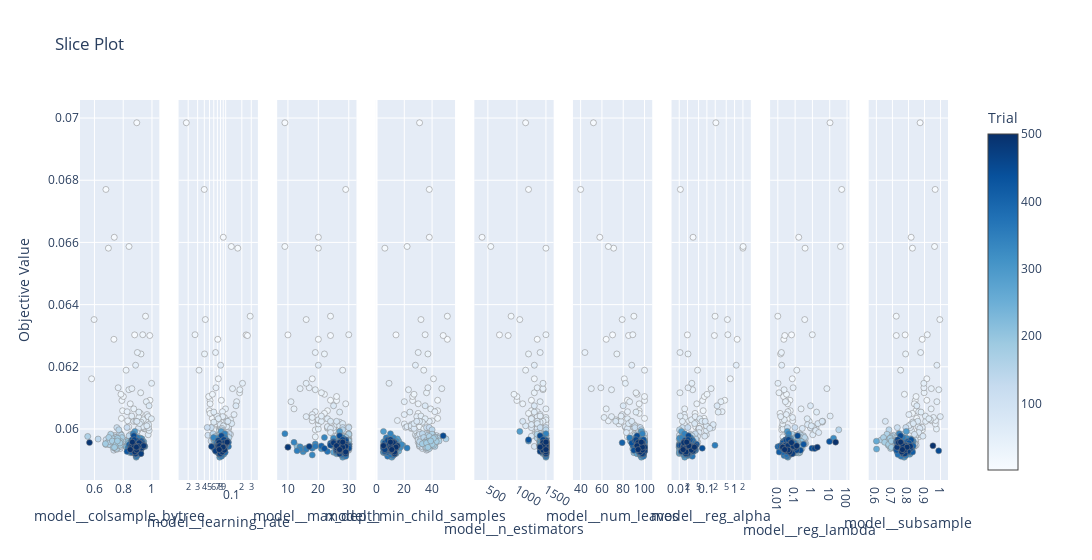

Notebook cell for this chart:
### Code cell
fig4 = optuna.visualization.plot_slice(loaded_study)
fig4.show()

### Figure 1 — Plotly figure (JSON) as saved in the notebook; plotly's stock layout.template omitted (floating-point values rounded to 4 significant figures; data arrays with more than 128 entries replaced by an {"elided": "..."} marker saying what was removed)
{"data": [{"marker": {"color": {"elided": "368 int values"}, "colorbar": {"title": {"text": "Trial"}, "x": 1, "xpad": 40}, "colorscale": [[0, "rgb(247,251,255)"], [0.125, "rgb(222,235,247)"], [0.25, "rgb(198,219,239)"], [0.375, "rgb(158,202,225)"], [0.5, "rgb(107,174,214)"], [0.625, "rgb(66,146,198)"], [0.75, "rgb(33,113,181)"], [0.875, "rgb(8,81,156)"], [1, "rgb(8,48,107)"]], "line": {"color": "Grey", "width": 0.5}, "showscale": true}, "mode": "markers", "name": "Feasible Trial", "showlegend": false, "type": "scatter", "x": {"elided": "368 float values"}, "xaxis": "x", "y": {"elided": "368 float values"}, "yaxis": "y"}, {"marker": {"color": {"elided": "368 int values"}, "colorbar": {"title": {"text": "Trial"}, "x": 1, "xpad": 40}, "colorscale": [[0, "rgb(247,251,255)"], [0.125, "rgb(222,235,247)"], [0.25, "rgb(198,219,239)"], [0.375, "rgb(158,202,225)"], [0.5, "rgb(107,174,214)"], [0.625, "rgb(66,146,198)"], [0.75, "rgb(33,113,181)"], [0.875, "rgb(8,81,156)"], [1, "rgb(8,48,107)"]], "line": {"color": "Grey", "width": 0.5}, "showscale": false}, "mode": "markers", "name": "Feasible Trial", "showlegend": false, "type": "scatter", "x": {"elided": "368 float values"}, "xaxis": "x2", "y": {"elided": "368 float values"}, "yaxis": "y2"}, {"marker": {"color": {"elided": "368 int values"}, "colorbar": {"title": {"text": "Trial"}, "x": 1, "xpad": 40}, "colorscale": [[0, "rgb(247,251,255)"], [0.125, "rgb(222,235,247)"], [0.25, "rgb(198,219,239)"], [0.375, "rgb(158,202,225)"], [0.5, "rgb(107,174,214)"], [0.625, "rgb(66,146,198)"], [0.75, "rgb(33,113,181)"], [0.875, "rgb(8,81,156)"], [1, "rgb(8,48,107)"]], "line": {"color": "Grey", "width": 0.5}, "showscale": false}, "mode": "markers", "name": "Feasible Trial", "showlegend": false, "type": "scatter", "x": {"elided": "368 int values"}, "xaxis": "x3", "y": {"elided": "368 float values"}, "yaxis": "y3"}, {"marker": {"color": {"elided": "368 int values"}, "colorbar": {"title": {"text": "Trial"}, "x": 1, "xpad": 40}, "colorscale": [[0, "rgb(247,251,255)"], [0.125, "rgb(222,235,247)"], [0.25, "rgb(198,219,239)"], [0.375, "rgb(158,202,225)"], [0.5, "rgb(107,174,214)"], [0.625, "rgb(66,146,198)"], [0.75, "rgb(33,113,181)"], [0.875, "rgb(8,81,156)"], [1, "rgb(8,48,107)"]], "line": {"color": "Grey", "width": 0.5}, "showscale": false}, "mode": "markers", "name": "Feasible Trial", "showlegend": false, "type": "scatter", "x": {"elided": "368 int values"}, "xaxis": "x4", "y": {"elided": "368 float values"}, "yaxis": "y4"}, {"marker": {"color": {"elided": "368 int values"}, "colorbar": {"title": {"text": "Trial"}, "x": 1, "xpad": 40}, "colorscale": [[0, "rgb(247,251,255)"], [0.125, "rgb(222,235,247)"], [0.25, "rgb(198,219,239)"], [0.375, "rgb(158,202,225)"], [0.5, "rgb(107,174,214)"], [0.625, "rgb(66,146,198)"], [0.75, "rgb(33,113,181)"], [0.875, "rgb(8,81,156)"], [1, "rgb(8,48,107)"]], "line": {"color": "Grey", "width": 0.5}, "showscale": false}, "mode": "markers", "name": "Feasible Trial", "showlegend": false, "type": "scatter", "x": {"elided": "368 int values"}, "xaxis": "x5", "y": {"elided": "368 float values"}, "yaxis": "y5"}, {"marker": {"color": {"elided": "368 int values"}, "colorbar": {"title": {"text": "Trial"}, "x": 1, "xpad": 40}, "colorscale": [[0, "rgb(247,251,255)"], [0.125, "rgb(222,235,247)"], [0.25, "rgb(198,219,239)"], [0.375, "rgb(158,202,225)"], [0.5, "rgb(107,174,214)"], [0.625, "rgb(66,146,198)"], [0.75, "rgb(33,113,181)"], [0.875, "rgb(8,81,156)"], [1, "rgb(8,48,107)"]], "line": {"color": "Grey", "width": 0.5}, "showscale": false}, "mode": "markers", "name": "Feasible Trial", "showlegend": false, "type": "scatter", "x": {"elided": "368 int values"}, "xaxis": "x6", "y": {"elided": "368 float values"}, "yaxis": "y6"}, {"marker": {"color": {"elided": "368 int values"}, "colorbar": {"title": {"text": "Trial"}, "x": 1, "xpad": 40}, "colorscale": [[0, "rgb(247,251,255)"], [0.125, "rgb(222,235,247)"], [0.25, "rgb(198,219,239)"], [0.375, "rgb(158,202,225)"], [0.5, "rgb(107,174,214)"], [0.625, "rgb(66,146,198)"], [0.75, "rgb(33,113,181)"], [0.875, "rgb(8,81,156)"], [1, "rgb(8,48,107)"]], "line": {"color": "Grey", "width": 0.5}, "showscale": false}, "mode": "markers", "name": "Feasible Trial", "showlegend": false, "type": "scatter", "x": {"elided": "368 float values"}, "xaxis": "x7", "y": {"elided": "368 float values"}, "yaxis": "y7"}, {"marker": {"color": {"elided": "368 int values"}, "colorbar": {"title": {"text": "Trial"}, "x": 1, "xpad": 40}, "colorscale": [[0, "rgb(247,251,255)"], [0.125, "rgb(222,235,247)"], [0.25, "rgb(198,219,239)"], [0.375, "rgb(158,202,225)"], [0.5, "rgb(107,174,214)"], [0.625, "rgb(66,146,198)"], [0.75, "rgb(33,113,181)"], [0.875, "rgb(8,81,156)"], [1, "rgb(8,48,107)"]], "line": {"color": "Grey", "width": 0.5}, "showscale": false}, "mode": "markers", "name": "Feasible Trial", "showlegend": false, "type": "scatter", "x": {"elided": "368 float values"}, "xaxis": "x8", "y": {"elided": "368 float values"}, "yaxis": "y8"}, {"marker": {"color": {"elided": "368 int values"}, "colorbar": {"title": {"text": "Trial"}, "x": 1, "xpad": 40}, "colorscale": [[0, "rgb(247,251,255)"], [0.125, "rgb(222,235,247)"], [0.25, "rgb(198,219,239)"], [0.375, "rgb(158,202,225)"], [0.5, "rgb(107,174,214)"], [0.625, "rgb(66,146,198)"], [0.75, "rgb(33,113,181)"], [0.875, "rgb(8,81,156)"], [1, "rgb(8,48,107)"]], "line": {"color": "Grey", "width": 0.5}, "showscale": false}, "mode": "markers", "name": "Feasible Trial", "showlegend": false, "type": "scatter", "x": {"elided": "368 float values"}, "xaxis": "x9", "y": {"elided": "368 float values"}, "yaxis": "y9"}], "layout": {"title": {"text": "Slice Plot"}, "width": 2700, "xaxis": {"anchor": "y", "domain": [0, 0.09136], "title": {"text": "model__colsample_bytree"}}, "xaxis2": {"anchor": "y2", "domain": [0.1136, 0.2049], "title": {"text": "model__learning_rate"}, "type": "log"}, "xaxis3": {"anchor": "y3", "domain": [0.2272, 0.3185], "title": {"text": "model__max_depth"}}, "xaxis4": {"anchor": "y4", "domain": [0.3407, 0.4321], "title": {"text": "model__min_child_samples"}}, "xaxis5": {"anchor": "y5", "domain": [0.4543, 0.5457], "title": {"text": "model__n_estimators"}}, "xaxis6": {"anchor": "y6", "domain": [0.5679, 0.6593], "title": {"text": "model__num_leaves"}}, "xaxis7": {"anchor": "y7", "domain": [0.6815, 0.7728], "title": {"text": "model__reg_alpha"}, "type": "log"}, "xaxis8": {"anchor": "y8", "domain": [0.7951, 0.8864], "title": {"text": "model__reg_lambda"}, "type": "log"}, "xaxis9": {"anchor": "y9", "domain": [0.9086, 1], "title": {"text": "model__subsample"}}, "yaxis": {"anchor": "x", "domain": [0, 1], "title": {"text": "Objective Value"}}, "yaxis2": {"anchor": "x2", "domain": [0, 1], "matches": "y", "showticklabels": false}, "yaxis3": {"anchor": "x3", "domain": [0, 1], "matches": "y", "showticklabels": false}, "yaxis4": {"anchor": "x4", "domain": [0, 1], "matches": "y", "showticklabels": false}, "yaxis5": {"anchor": "x5", "domain": [0, 1], "matches": "y", "showticklabels": false}, "yaxis6": {"anchor": "x6", "domain": [0, 1], "matches": "y", "showticklabels": false}, "yaxis7": {"anchor": "x7", "domain": [0, 1], "matches": "y", "showticklabels": false}, "yaxis8": {"anchor": "x8", "domain": [0, 1], "matches": "y", "showticklabels": false}, "yaxis9": {"anchor": "x9", "domain": [0, 1], "matches": "y", "showticklabels": false}}}
